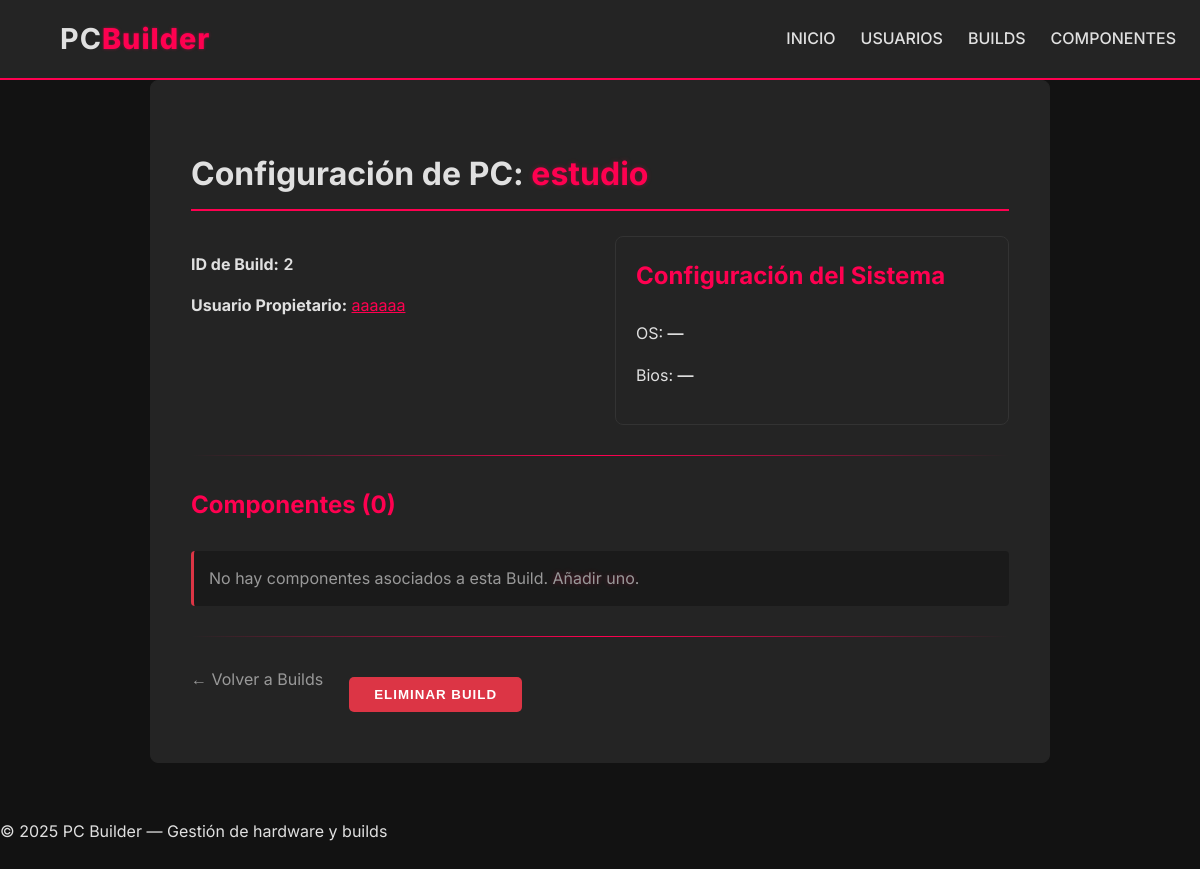
/builds/2, run on an earlier commit of the app's database.
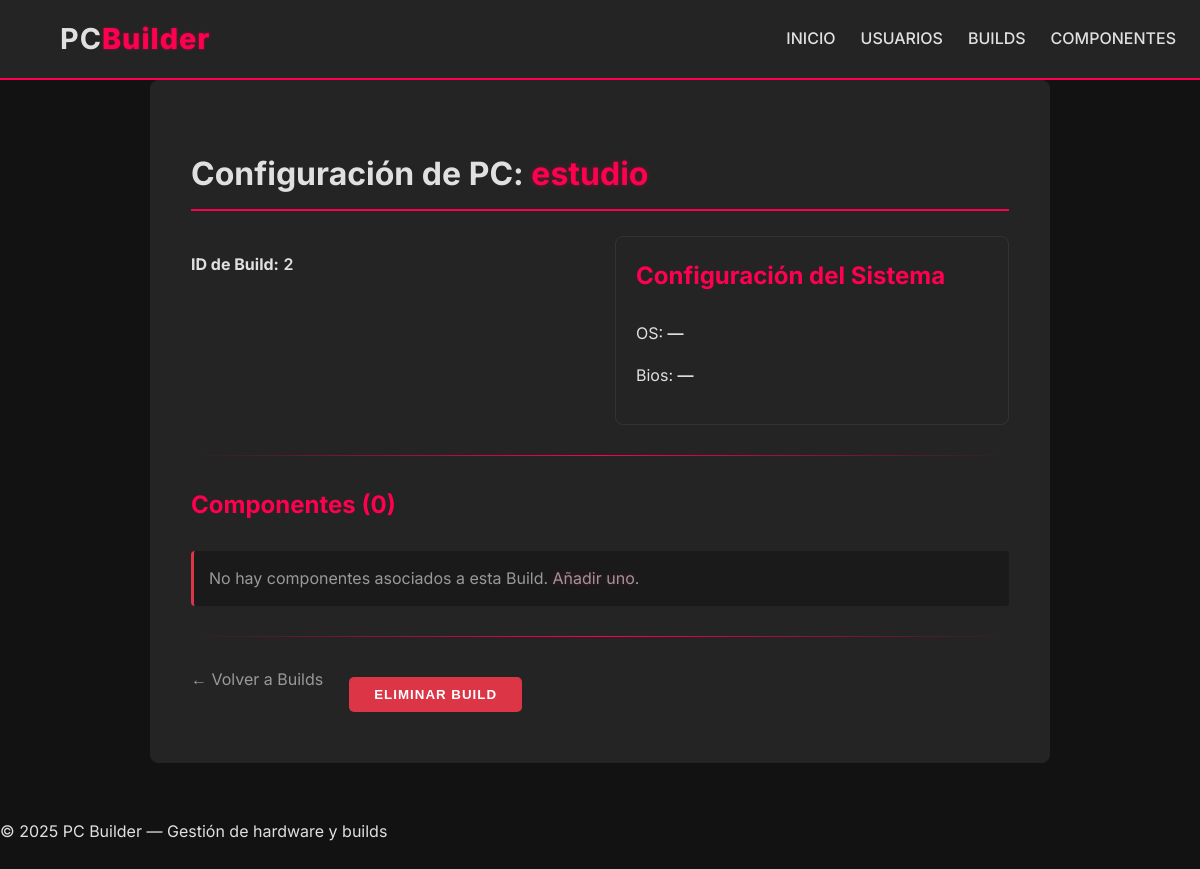
And on a later commit of the database.
### models.py (models this page shows)
class User(SQLModel, table=True):
    id: Optional[int] = Field(default=None, primary_key=True)
    name: str
    email: str
    image_url: Optional[str] = None
    builds: List["Build"] = Relationship(back_populates="user")

### router/build_router.py (the view)
@build_router.get("/{build_id}", response_class=HTMLResponse)
def get_build(request:Request, build_id: int, session:Session = Depends(get_session)):
    build = session.get(Build, build_id)
    if not build:
        raise HTTPException(404, "Build not found")
    return templates.TemplateResponse("builds/build_detail.html", {"request": request, "build": build})

### templates/builds/build_detail.html (shortened to what this page needs)
{% extends "base.html" %}
{% block content %}
<div class="detail-container">
    <div class="card detail-card build-detail-view">
        <div class="page-header-detail">
            <h2>Configuración de PC: <span class="accent-text">{{ build.name }}</span></h2>
        </div>
        <div class="details-grid-full-width">
            <div>
                <p><strong>ID de Build:</strong> <span class="data-value">{{ build.id }}</span></p>
                {% if build.user %}
                <p><strong>Usuario Propietario:</strong> <a href="/users/{{ build.user.id }}" class="user-link">{{
                        build.user.name }}</a></p>
                {% elif build.user_id %}
                <p><strong>Usuario ID:</strong> <span class="data-value">{{ build.user_id }}</span></p>
                {% endif %}
            </div>
            <div class="config-box">
                <h3 class="config-title">Configuración del Sistema</h3>
                <p>OS: <span class="data-value">{{ build.configuration.os or "—" }}</span></p>
                <p>Bios: <span class="data-value">{{ build.configuration.bios_version or "—" }}</span></p>
            </div>
        </div>
        <hr class="divider">
        <h3 class="list-title">Componentes ({{ build.components|length or 0 }})</h3>
        {% if build.components %}
        <div class="component-compact-grid">
            {% for c in build.components %}
            <div class="component-compact-card">
                <div class="card-badge-small {{ c.kind | lower }}">{{ c.kind }}</div>
                <a href="/components/{{ c.id }}" class="component-link-title">{{ c.name }}</a>
                <p class="component-brand">{{ c.brand }}</p>
                <span class="compact-price">${{ c.price }}</span>
            </div>
            {% endfor %}
        </div>
        {% else %}
        <p class="text-muted no-data-message">No hay componentes asociados a esta Build. <a href="/components"
                class="btn-link accent-text">Añadir uno</a>.</p>
        {% endif %}
        <hr class="divider">
        <div class="actions-group-buttons">
            <a href="/builds" class="btn-link">← Volver a Builds</a>
            <form action="/builds/{{ build.id }}/delete" method="post" style="display:inline;" onsubmit="return confirm('¿Eliminar esta build permanentemente?');">
                <button type="submit" class="btn-danger">Eliminar Build</button>
            </form>
        </div>
    </div>
</div>
{% endblock %}

What changed in the data, as far as the page shows it:
no longer on this page (row edited): User: user.name "aaaaaa"
Also different on the page:
text no longer shown: "Usuario Propietario:"
